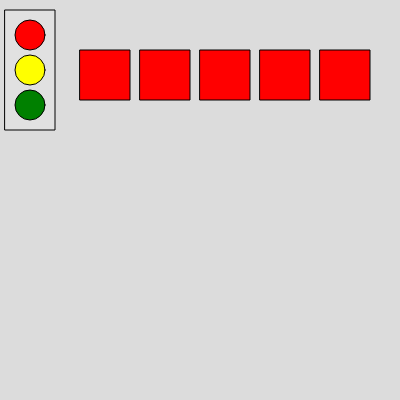
Frame 1 (no input)
Frame 60 (no input): identical to frame 1, image omitted
Frame 120 (the mouse pressed at the canvas centre since frame 60): identical to frame 1, image omitted

The p5.js sketch that drew this single still picture (run headless with seeded random() and noise() and a simulated clock; from frame 60 on, the mouse is pressed at the canvas centre):

// p5.js sketch
// ── sketch.js
let color = ["red", "yellow", "green"];

function setup() {
  createCanvas(400, 400);
}

function draw() {
  background(220);

  fill(225)
  rect(5, 10, 50, 120);

  for (let i = 0; i < 3; i++) {
    fill(color[i]);
    circle(30, 35 * (i + 1), 30);
  }


  fill("red")
  let index = 0;
  while (index < 5) {
    rect(80 + (index * 60), 50, 50, 50);
    index++
  }
}
